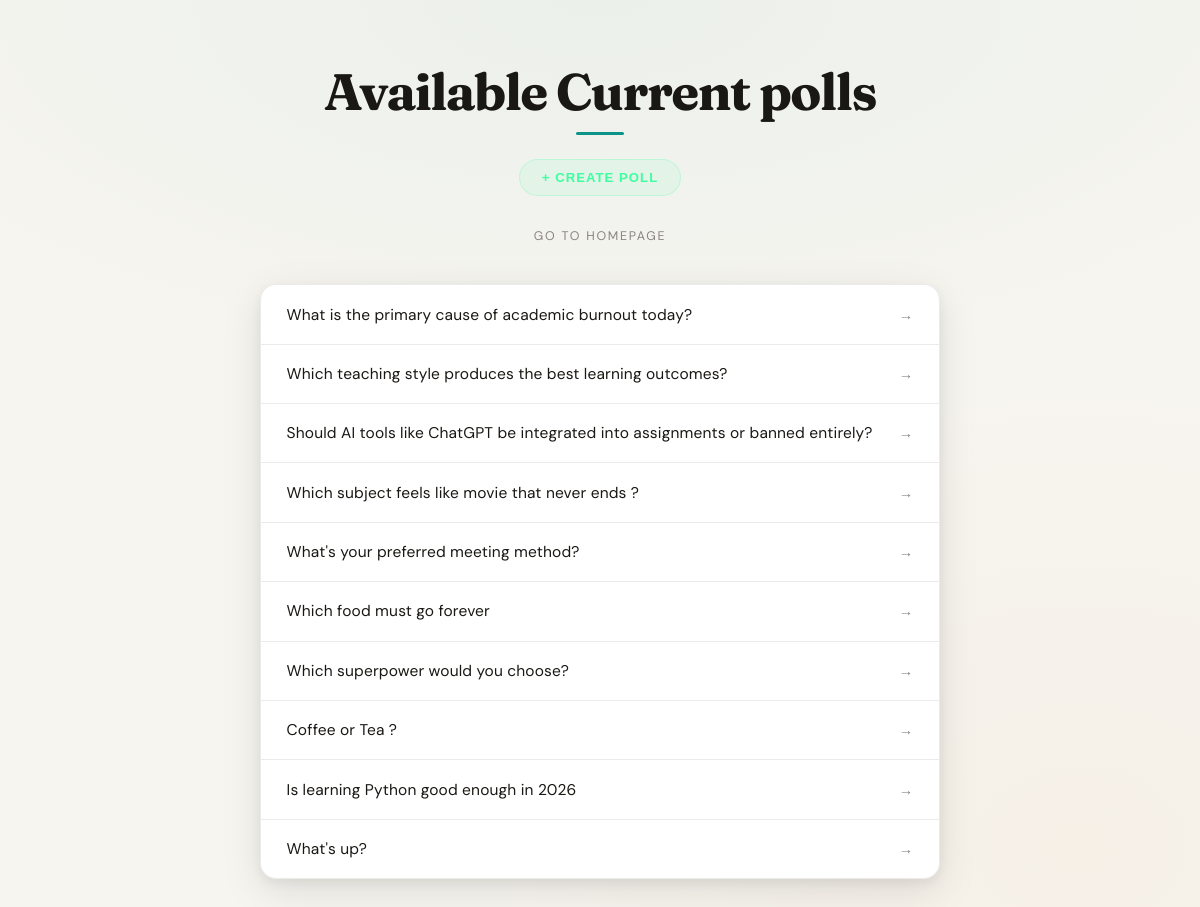
/polls/, run on an earlier commit of the app's database.
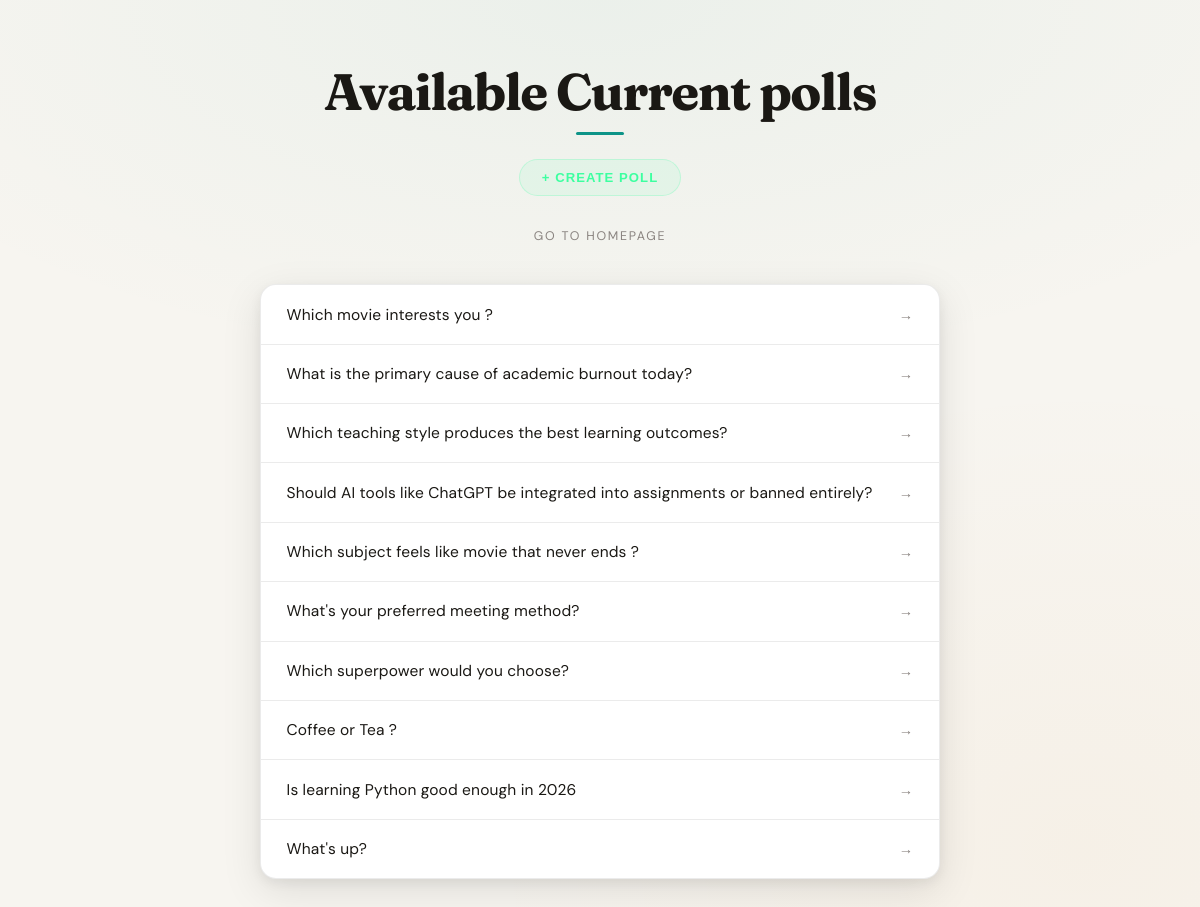
And on a later commit of the database.
### polls/models.py (models this page shows, shortened)
class Question(models.Model):
  question_text = models.CharField(max_length=200)
  pub_date = models.DateTimeField("date published", auto_now_add=True)
  share_token = models.UUIDField(default=uuid.uuid4, unique=True, editable=False)
  created_by = models.ForeignKey(User, on_delete=models.CASCADE, null=True, blank=True, related_name='created_polls')

### polls/views.py (the view)
# urls.py: path("", views.IndexView.as_view(), name="index"),
class IndexView(generic.ListView):
  template_name = "polls/index.html"
  context_object_name = "latest_question_list"
  def get_queryset(self):
    return Question.objects.filter(pub_date__lte=timezone.now()).order_by("-pub_date")[:20]

### polls/templates/polls/index.html (shortened to what this page needs)
<!DOCTYPE html>
<html lang="en">
<head>
  {% load static %}
  <link rel="stylesheet" href="{% static 'polls/style.css' %}">
</head>
  <body>
    <h1>Available Current polls</h1>
    <a href="{% url 'polls:create' %}" class="create-poll-btn">+ Create Poll</a>
    <h2><a href="{% url 'home' %}" class="home-page">Go to Homepage</a></h2>
    <div class="container">
      {% if latest_question_list %}
      <ul class="link-container">
        {% for question in latest_question_list %}
          <li class="poll-item">
            <a href="{% url 'polls:detail' question.id %}">{{ question.question_text }}</a>
          </li>
        {% endfor %}
      </ul>
      {% else %}
      <p>No polls are avilable.</p>
      {% endif %}
    </div>
  </body>
</html>

What changed in the data, as far as the page shows it:
removed Question: question_text "Which food must go forever"
added Question: question_text "Which movie interests you ?"
